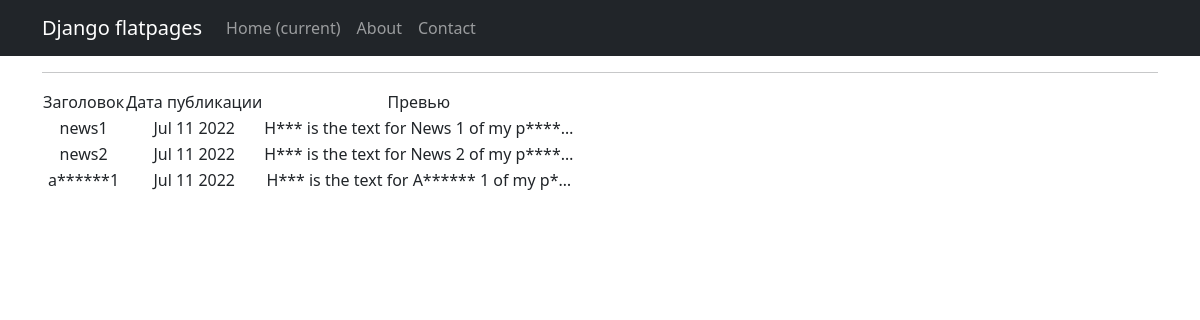
/posts/, run on the app's committed database.
### news/models.py (models this page shows, shortened)
class Post(models.Model):
    news = 'n'
    article = 'a'
    TYPES = [(news, 'Новость'), (article, 'Статья')]
    author = models.ForeignKey(Author, on_delete=models.CASCADE)
    type = models.CharField(max_length=1, choices=TYPES, default=news)
    post_time = models.DateTimeField(auto_now_add=True)
    category = models.ManyToManyField(Category, through='PostCategory')
    header = models.CharField(max_length=100, blank=True)
    text = models.TextField(blank=True)
    _rating = models.IntegerField(default=0, db_column='rating')
    @property
    def rating(self):
        return self._rating

### news/views.py (the view)
# urls.py: path('', PostsList.as_view()),
class PostsList(ListView):
    model = Post
    ordering = 'post_time'
    template_name = 'posts.html'
    context_object_name = 'posts'

### news/templatetags/custom_filters.py (called while the page is built)
@register.filter()
def censor(text: str):
    for char_index in range(len(text)):
        for bad_word in BAD_WORDS:
            word_len = len(bad_word)
            if text[char_index: char_index+word_len] == bad_word:
                text = text[: char_index+1] + '*' * (word_len-1) + text[char_index+word_len:]
                char_index += word_len
                break
    return text

### templates/posts.html (shortened to what this page needs)
{% extends 'flatpages/default.html' %}
{% load custom_filters %}
{% block content %}
<hr>
   {% if posts %}
       <table>
           <tr>
               <td>Заголовок</td>
               <td>Дата публикации</td>
               <td>Превью</td>
           </tr>
           {% for post in posts %}
           <tr>
               <td>{{ post.header|censor }}</td>
               <td>{{ post.post_time|date:'M d Y' }}</td>
               <td>{{ post.text|censor|truncatechars:40 }}</td>
           </tr>
           {% endfor %}
       </table>
   {% else %}
       <h2>Публикаций нет!</h2>
   {% endif %}
{% endblock content %}

### data on the page
Post: header|censor "news1", post_time "Jul 11 2022", text|censor "H*** is the text for News 1 of my p****…"
Post: header|censor "news2", post_time "Jul 11 2022", text|censor "H*** is the text for News 2 of my p****…"
Post: header|censor "a******1", post_time "Jul 11 2022", text|censor "H*** is the text for A****** 1 of my p*…"
